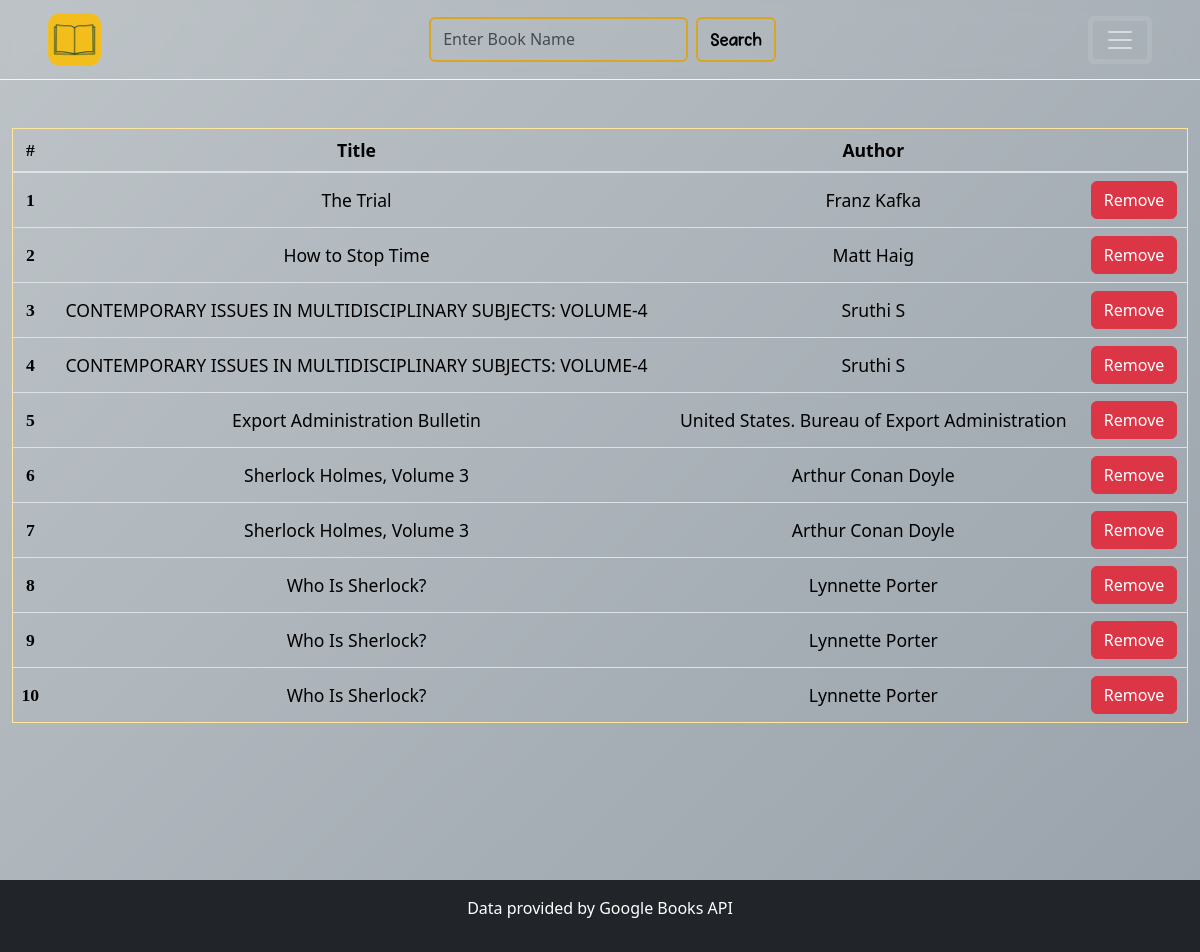
The app's page /readlist (signed in), older data.
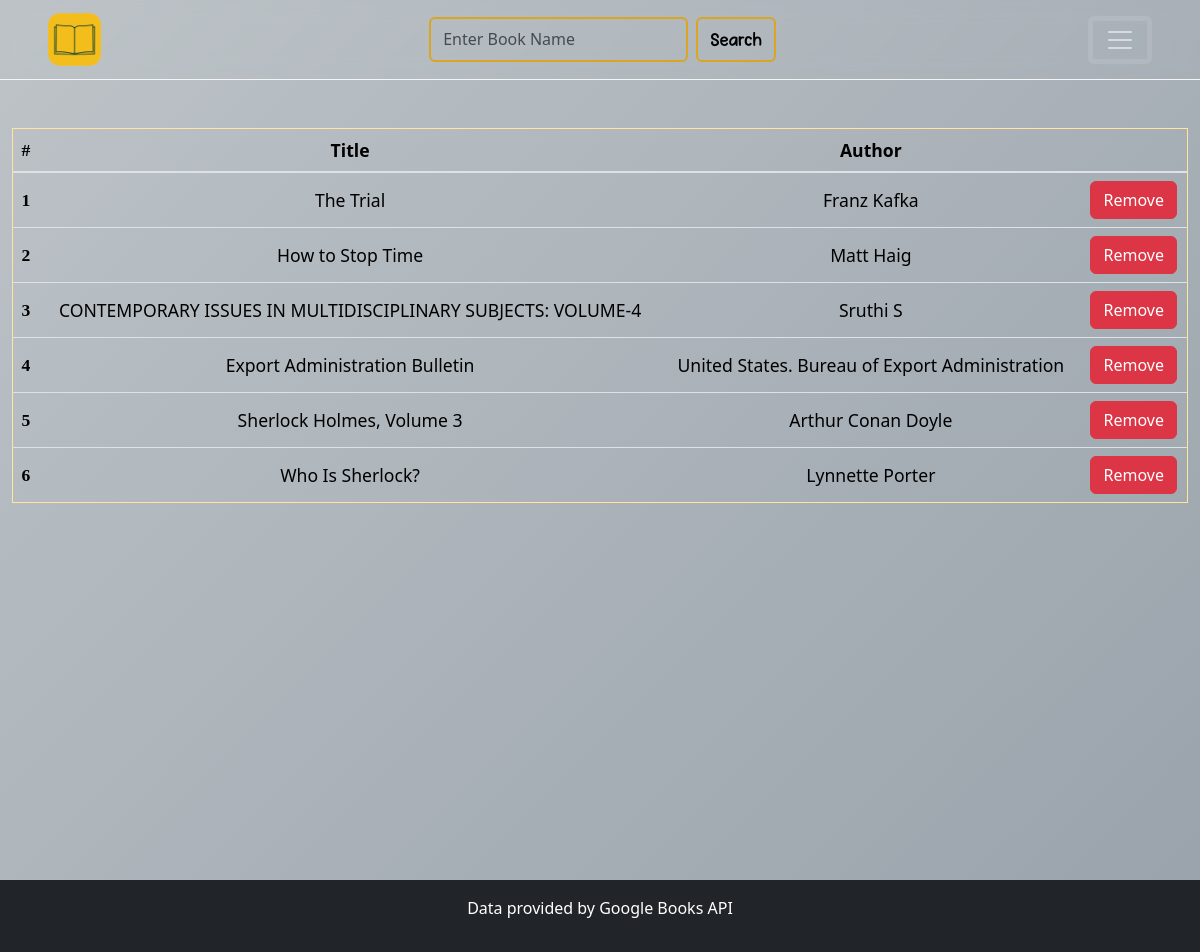
The same page, newer data.
### tables this page shows
CREATE TABLE readlist (
    id INTEGER PRIMARY KEY AUTOINCREMENT,
    title TEXT NOT NULL,
    author TEXT NOT NULL,
    genre TEXT NOT NULL,
    user_id INTEGER NOT NULL,
    isbn TEXT NOT NULL,
    image TEXT NOT NULL,
    FOREIGN KEY (user_id) REFERENCES users(user_id)
);

### app.py (the view)
@app.route('/readlist')
def readlist():
    user_id = session['user_id']
    books = db.execute("SELECT * FROM readlist WHERE user_id = ?", user_id)
    return render_template('readlist.html', books = books)

### templates/readlist.html (shortened to what this page needs)
{% extends "layout.html" %}
{% block main %}
{% if books|length == 0 %}
<h1 class="position-absolute top-50 start-50 translate-middle" id="customh1">You Have No Books In Your Readlist</h1>
{% else %}
<table class="table table-dark table-bordered border-warning-subtle custom-table">
    <thead>
      <tr>
        <th scope="col" class="index">#</th>
        <th scope="col">Title</th>
        <th scope="col">Author</th>
        <th scope="col"></th>
      </tr>
    </thead>
    <tbody class="table-group-divider">
    {% for book in books %}
      <tr>
        <th scope="row" class="index">{{ loop.index }}</th>
        <td>{{ book.title }}</td>
        <td>{{ book.author }}</td>
        <td>
            <form action="/delete_readlist/{{ book.id }}" method="post">
                <button type="submit" class="btn btn-danger">Remove</button>
            </form>
        </td>
      </tr>
    {% endfor %}
    </tbody>
  </table>
{% endif %}
{% endblock %}

### templates/layout.html (shortened to what this page needs)
<!DOCTYPE html>
<html lang="en">
<head>
    <link href="https://cdn.jsdelivr.net/npm/bootstrap@5.3.3/dist/css/bootstrap.min.css" rel="stylesheet"
>
    <link rel="stylesheet" href="/static/styles.css">
</head>
<body>
    {% if session["user_id"] %}
    <nav class="navbar navbar-dark fixed-top" style="border-bottom: 1px solid whitesmoke; backdrop-filter: blur(10px); min-height: 80px;">
        <div class="container-fluid ps-5 pe-5">
            <a class="navbar-brand" href="#">
                <img src="static/logo.png" alt="Genreizz" width="53" height="53">
            </a>
            <form action="/search" method="post" class="d-flex" role="search">
                <input class="form-control me-2" id="search" type="search" placeholder="Enter Book Name" aria-label="Search" name="query">
                <button class="btn btn-outline-success" type="submit" id="searchbtn">Search</button>
            </form>
            <button class="navbar-toggler" type="button" data-bs-toggle="offcanvas" data-bs-target="#offcanvasDarkNavbar" aria-controls="offcanvasDarkNavbar" aria-label="Toggle navigation" style="border: 5px solid rgba(255, 255, 255, 0.1);">
                <span class="navbar-toggler-icon"></span>
            </button>
        </div>
    </nav>
    {% endif %}
    <main class="container-fluid py-5 text-center {% if session['user_id'] %} logged-in {% endif %}" style="min-height: 100vh;">
        {% block main %}{% endblock %}
    </main>
    <footer>
        <div class="container-fluid bg-dark text-white text-center py-3">
            <p>Data provided by Google Books API</p>
        </div>
    </footer>
</body>
</html>

### static/styles.css (style rules this page uses)
body { background: linear-gradient(135deg, #bdc3c7 0%, #99a2ab 100%); background-repeat: no-repeat; background-size: contain; }
#searchbtn { font-family: PinkChicken; border: 2px solid #DAA520; color: black; transition: all 0.3s ease; font-size: 1.2rem; }
.logged-in { margin-top: 80px; }
.custom-table { background-color: transparent; --bs-table-bg: transparent; }
.custom-table th, .custom-table td { border-right: none !important; border-left: none !important; }
.custom-table thead th { border-bottom: 2px solid var(--bs-border-color); }
.custom-table tbody td, .custom-table tbody th { border-top: 1px solid var(--bs-border-color); }
.custom-table { border: 1px solid var(--bs-border-color); background-color: transparent; --bs-table-bg: transparent; font-size: 1.1rem; }
.custom-table tbody td, .custom-table tbody th { color: #000; text-align: center; vertical-align: middle; }
.custom-table thead th { color: #000; text-align: center; vertical-align: middle; }
.index { font-family: Welcome_magic; }

Row changes from the older to the newer data that the page shows:
removed readlist: title "CONTEMPORARY ISSUES IN MULTIDISCIPLINARY SUBJECTS: VOLUME-4", author "Sruthi S"
removed readlist: title "Sherlock Holmes, Volume 3", author "Arthur Conan Doyle"
removed readlist: title "Who Is Sherlock?", author "Lynnette Porter"
removed readlist: title "Who Is Sherlock?", author "Lynnette Porter"
